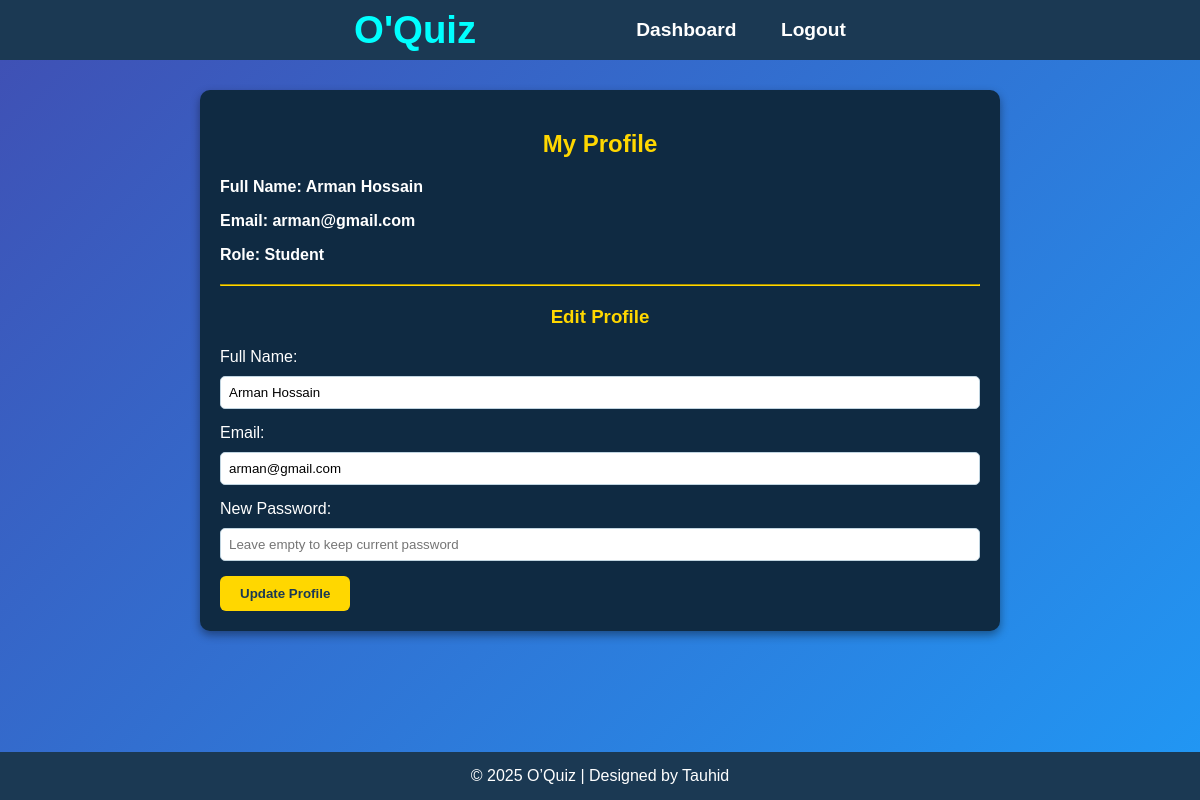
The page /profile.php (signed in) on the database its author committed.
### tables this page shows
CREATE TABLE `users` (
  `id` int NOT NULL,
  `fullname` varchar(255) NOT NULL,
  `email` varchar(255) NOT NULL,
  `password` varchar(255) NOT NULL,
  `created_at` timestamp NOT NULL DEFAULT CURRENT_TIMESTAMP,
  `role` enum('student','teacher','admin') DEFAULT 'student',
  `email_verified` tinyint(1) DEFAULT '0',
  `verification_token` varchar(255) DEFAULT NULL,
  `status` enum('active','blocked') DEFAULT 'active'
);

### profile.php (the view, shortened to what this page needs)
<?php
include "db.php";
$user_id = $_SESSION['user_id'];
$stmt = $conn->prepare("SELECT `fullname`, `email`, `role` FROM `users` WHERE `id` = ?");
$stmt->bind_param("i", $user_id);
$stmt->execute();
$result = $stmt->get_result();
$user = $result->fetch_assoc();
?>
<!DOCTYPE html>
<html lang="en">
<head>
    <link rel="stylesheet" href="style.css">
    <link rel="stylesheet" href="pstyle.css">
</head>
<body>
    <div class="nav">
        <h1 class="logo">O'Quiz</h1>
        <div class="nav_links">
            <a href="student_dashboard.php">Dashboard</a>
            <a href="logout.php">Logout</a>
        </div>
    </div>
    <main>
        <div class="profile-container">
            <div class="profile-form">
                <h2>My Profile</h2>
                <div class="profile-info">
                    <p><strong>Full Name:</strong> <?php echo htmlspecialchars($user['fullname']); ?></p>
                    <p><strong>Email:</strong> <?php echo htmlspecialchars($user['email']); ?></p>
                    <p><strong>Role:</strong> <?php echo ucfirst(htmlspecialchars($user['role'])); ?></p>
                </div>
                <hr style="margin:20px 0; border-color:#ffd700;">
                <h3>Edit Profile</h3>
                <form method="POST" action="">
                    <label for="fullname">Full Name:</label>
                    <input type="text" name="fullname" id="fullname"
                        value="<?php echo htmlspecialchars($user['fullname']); ?>"
                        style="width:100%; padding:8px; margin-bottom:15px; border-radius:5px; border:1px solid #c0d4e0;">
                    <label for="email">Email:</label>
                    <input type="email" name="email" id="email" value="<?php echo htmlspecialchars($user['email']); ?>"
                        style="width:100%; padding:8px; margin-bottom:15px; border-radius:5px; border:1px solid #c0d4e0;">
                    <label for="password">New Password:</label>
                    <input type="password" name="password" id="password"
                        placeholder="Leave empty to keep current password"
                        style="width:100%; padding:8px; margin-bottom:15px; border-radius:5px; border:1px solid #c0d4e0;">
                    <button type="submit" name="update_profile"
                        style="background-color:#ffd700; color:#1b3953; font-weight:bold; padding:10px 20px; border:none; border-radius:6px; cursor:pointer;">Update
                        Profile</button>
                </form>
            </div>
        </div>
    </main>
    <footer>
        <p>© 2025 O’Quiz | Designed by Tauhid</p>
    </footer>
</body>
</html>

### style.css (style rules this page uses)
* { box-sizing: border-box; }
html, body { height: 100%; }
body { margin: 0; font-family: Arial, sans-serif; display: flex; flex-direction: column; background-color: #1b3953; }
.nav { display: flex; background-color: #1b3953; color: white; align-items: center; justify-content: center; padding: 20px; height: 60px; }
.logo { color: aqua; font-weight: bolder; font-size: 2.4rem; margin-right: 120px; }
.nav_links a { color: white; margin-left: 40px; text-decoration: none; font-weight: bold; font-size: 1.2rem; }
main { flex: 1; background: linear-gradient(135deg, #3f51b5, #2196f3); }
footer { background-color: #1b3953; color: white; text-align: center; padding: 15px 0; }
footer p { margin: 0; }

### pstyle.css (style rules this page uses)
html, body { height: 100%; margin: 0; padding: 0; }
body { display: flex; flex-direction: column; background-color: #0f2a42; flex: 1; }
main { flex: 1; padding-bottom: 0; }
.profile-info p, .quiz-form label { color: rgb(255, 255, 255); font-weight: bold; }
.profile-container { max-width: 800px; margin: 30px auto 0; padding: 20px; background-color: #0f2a42; border-radius: 10px; box-shadow: 0 4px 10px rgba(0,0,0,0.4); }
.profile-form h2 { text-align: center; color: #ffd700; margin-bottom: 20px; }
.profile-form h3 { text-align: center; color: #ffd700; margin-bottom: 20px; }
.profile-form label { color: #ffffff; margin-bottom: 10px; display: block; }

### rows shown on the page
users: fullname "Arman Hossain", email "arman@gmail.com", role "Student"
